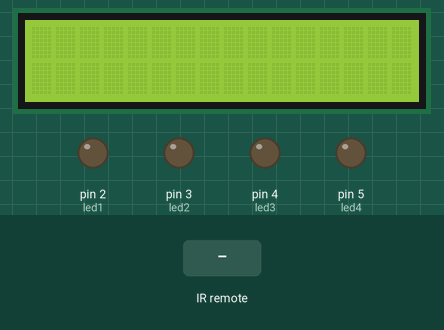
Simulated run of this sketch. Board: Arduino Uno, built with avr-gcc and run on an emulated ATmega328P. On the bench: 16×2 character LCD, output pins drawn as LEDs (lit = HIGH). The test bench sets the inputs (shaded band). What the sketch prints to the serial monitor is not drawn.

Above: at 1.2 s.
1.3 s: infrared code 0xFF9867 received
At 2.5 s:
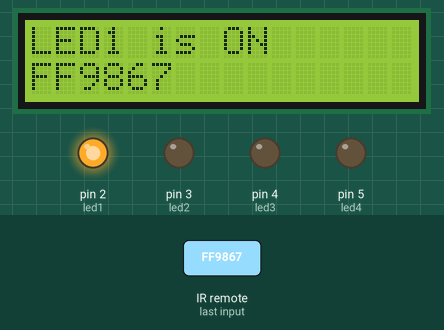
2.8 s: infrared code 0xFF629D received
At 3.7 s:
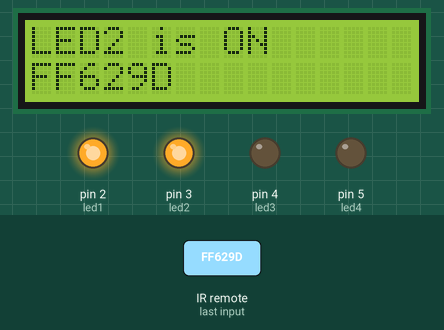
4.3 s: infrared code 0xFFA25D received
At 4.9 s:
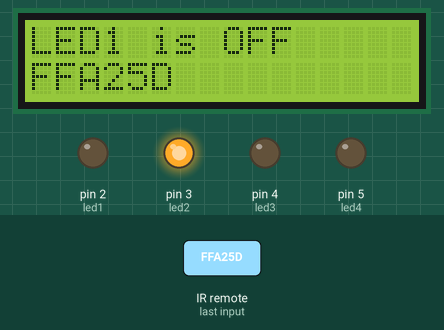
5.8 s: infrared code 0xFF22DD received
At 7.0 s:
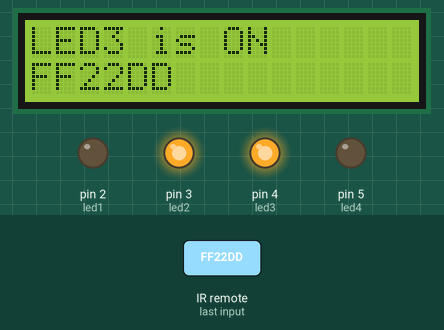
7.3 s: infrared code 0xFFE21D received
At 8.3 s:
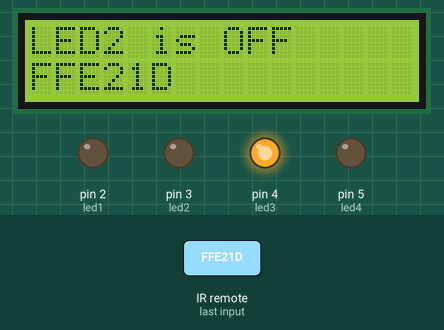
8.8 s: infrared code 0xFFE01F received
At 9.4 s:
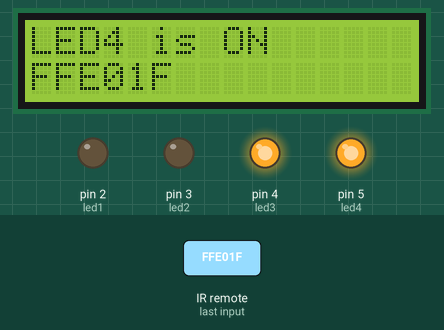
Timing chart, 0 to 11.3 s (numbered marks = the images above; inputs shaded):
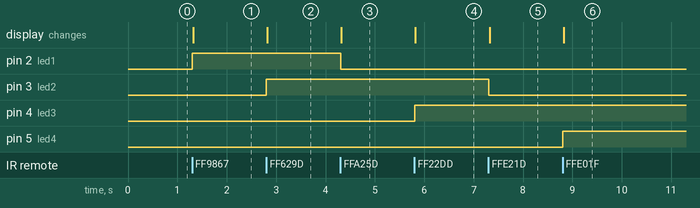

The sketch:

AR07_remote_LCD.ino
```cpp
/*
 예제 8.2
 적외선 리모컨을 이용한 LED 제어
*/

// 적외선 리모컨 라이브러리를 불러온다.
#include <IRremote.h>
#include <LiquidCrystal_I2C.h>
#include <Wire.h>
LiquidCrystal_I2C lcd(0x27,16,2);  // LCD address:0x27, 16X2 LCD
// 적외선 수신부가 연결될 핀을 설정한다.
int irPin = 11;
int blinkNumber = 0;
// LED에 연결된 핀을 설정한다.
int led1 = 2;
int led2 = 3;
int led3 = 4;
int led4 = 5;

// LED 제어용 코드 (리모컨에 맞게 수정한다)
long on1  = 0xFF9867;
long off1 = 0xFFA25D;
long on2  = 0xFF629D;
long off2 = 0xFFE21D;
long on3  = 0xFF22DD;
long off3 = 0xFF02FD;
long on4  = 0xFFE01F;
long off4 = 0xFFA857;

// 적외선 수신부가 연결된 핀을 리모컨 수신 핀으로 설정한다.
IRrecv irrecv(irPin);

// 수신된 신호의 결과를 results 변수로 설정한다.
decode_results results;

void setup()
{lcd.init();lcd.clear();lcd.backlight();  // 백라이트를 켠다.
  // 시리얼 통신을 설정한다.
  Serial.begin(9600);

  // 적외선 리모컨 수신을 시작한다.
  irrecv.enableIRIn();

  // 13번 핀에 연결된 LED를 리모컨 수신시 점멸시킨다.
  irrecv.blink13(true);

  pinMode(led1, OUTPUT);
  pinMode(led2, OUTPUT);
  pinMode(led3, OUTPUT);
  pinMode(led4, OUTPUT);
}

void loop()
{
  // 수신된 코드가 있을 때 실행한다.
  if (irrecv.decode(&results)){
    // 0xFFFFFFFF 값을 제외하고 출력한다.
    if(results.value != 0xFFFFFFFF){
      // 수신된 코드가 on1과 같을 때
      if(results.value == on1){lcd.clear();
        digitalWrite(led1, HIGH);
        Serial.println("LED1 is ON");
        lcd.setCursor(0,0);
    lcd.print("LED1 is ON");
    lcd.setCursor(0,1);
     lcd.print("FF9867");
      }
      // 수신된 코드가 off1과 같을 때
      if(results.value == off1){lcd.clear();
        digitalWrite(led1, LOW);
        Serial.println("LED1 is OFF");
        lcd.setCursor(0,0);
    lcd.print("LED1 is OFF");
    lcd.setCursor(0,1);
     lcd.print("FFA25D");
      }
      // 수신된 코드가 on2와 같을 때
      if(results.value == on2){lcd.clear();
        digitalWrite(led2, HIGH);
        Serial.println("LED2 is ON");
        lcd.setCursor(0,0);
    lcd.print("LED2 is ON");
    lcd.setCursor(0,1);
     lcd.print("FF629D");
      }
      // 수신된 코드가 off2와 같을 때
      if(results.value == off2){lcd.clear();
        digitalWrite(led2, LOW);
        Serial.println("LED2 is OFF");
        lcd.setCursor(0,0);
    lcd.print("LED2 is OFF");
    lcd.setCursor(0,1);
     lcd.print("FFE21D");
      }
      // 수신된 코드가 on3와 같을 때
      if(results.value == on3){lcd.clear();
        digitalWrite(led3, HIGH);
        Serial.println("LED3 is ON");
        lcd.setCursor(0,0);
    lcd.print("LED3 is ON");
    lcd.setCursor(0,1);
     lcd.print("FF22DD");
      }
      // 수신된 코드가 off3와 같을 때
      if(results.value == off3){lcd.clear();
        digitalWrite(led3, LOW);
        Serial.println("LED3 is OFF");
        lcd.setCursor(0,0);
    lcd.print("LED3 is OFF");
    lcd.setCursor(0,1);
     lcd.print("FF02FD");
      }
    // 수신된 코드가 on4와 같을 때
      if(results.value == on4){lcd.clear();
        digitalWrite(led4, HIGH);
        Serial.println("LED4 is ON");
        lcd.setCursor(0,0);
    lcd.print("LED4 is ON");
    lcd.setCursor(0,1);
     lcd.print("FFE01F");
      }
    // 수신된 코드가 off4와 같을 때
      if(results.value == off4){lcd.clear();
        digitalWrite(led4, LOW);
        Serial.println("LED4 is OFF");
        lcd.setCursor(0,0);
    lcd.print("LED4 is OFF");
    lcd.setCursor(0,1);
     lcd.print("FFA857");
      }
    };
    // 다음 수신을 위해서 준비한다.
    irrecv.resume();
  }
}
```

Measured:
- after the input at 1.3 s, pin 2 (led1): LOW → HIGH at once; the display: changes at once (image 1)
- after the input at 2.8 s, pin 3 (led2): LOW → HIGH at once; the display: changes at once (image 2)
- after the input at 4.3 s, pin 2 (led1): HIGH → LOW at once; the display: changes at once (image 3)
- after the input at 5.8 s, pin 4 (led3): LOW → HIGH at once; the display: changes at once (image 4)
- after the input at 7.3 s, pin 3 (led2): HIGH → LOW at once; the display: changes at once (image 5)
- after the input at 8.8 s, pin 5 (led4): LOW → HIGH at once; the display: changes at once (image 6)
